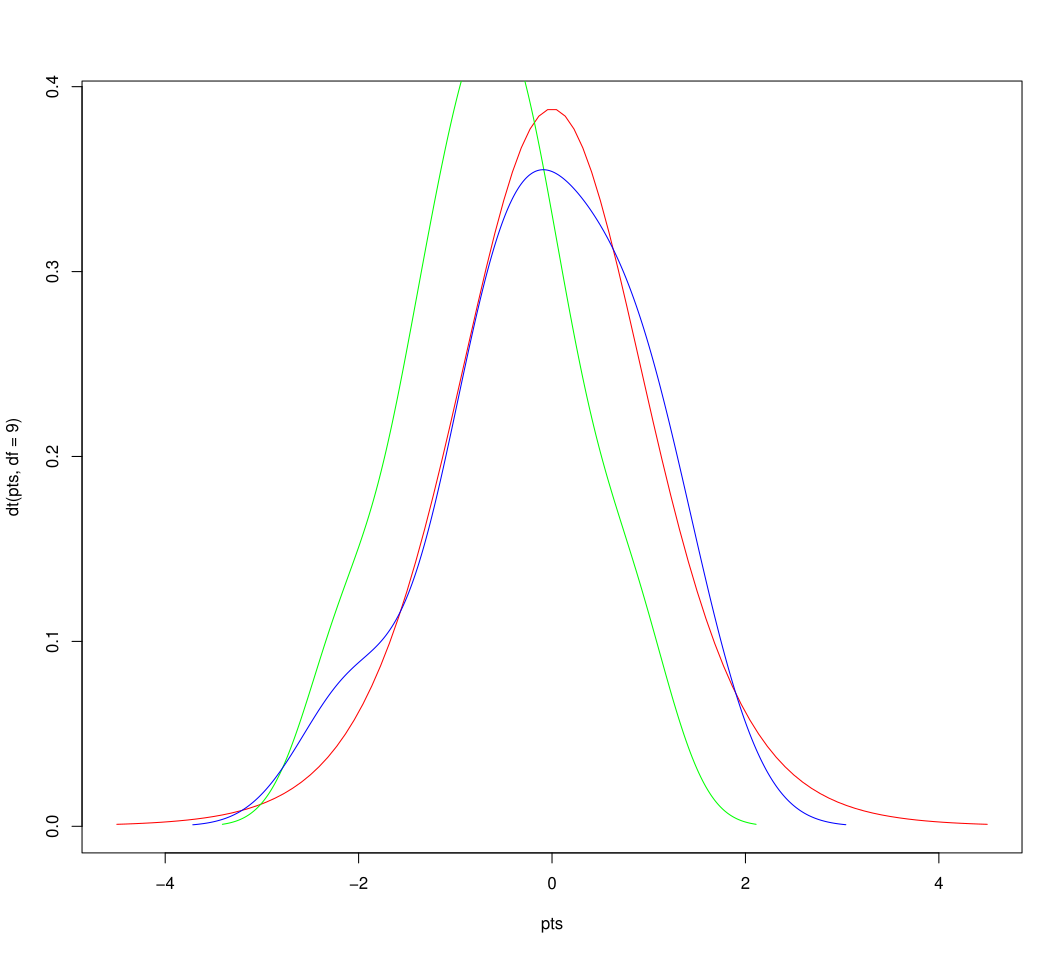

Source code (R):
x <- rnorm(10)

y <- rnorm(10)

pts = seq(-4.5,4.5,length=100)

plot(pts,dt(pts,df=9),col='red',type='l'

lines(density(x), col='green')

lines(density(y), col='blue')

ttest = t.test(x,y)
